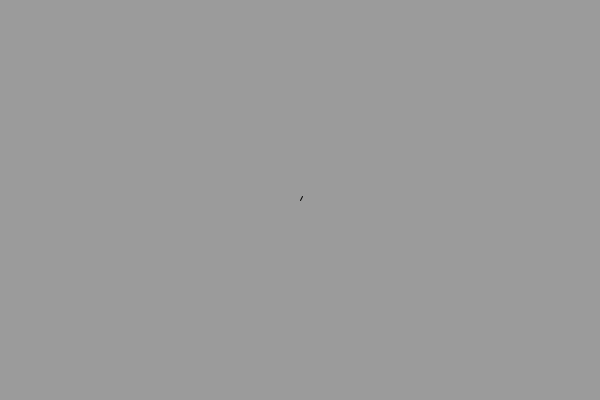
Frame 1 (no input)
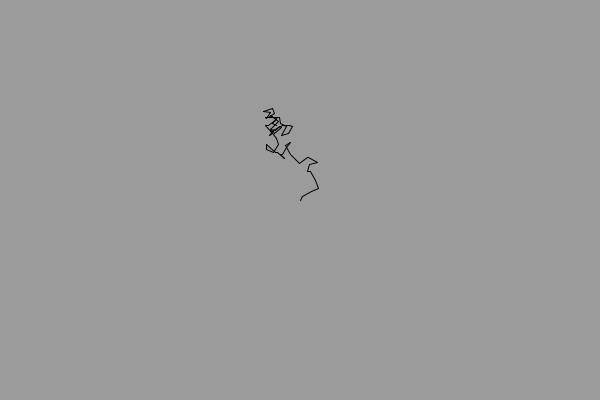
Frame 60 (the mouse pressed at the canvas centre just before this capture)
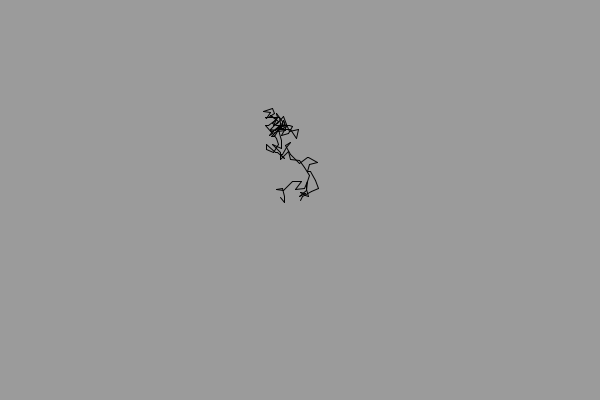
Frame 120 (the mouse held since frame 60 and released just before this capture)

The Processing sketch that drew these frames (run headless with seeded random() and noise(); from frame 60 on, the mouse is pressed at the canvas centre):

// Processing sketch: randomWalkFunctions
// ── randomWalkFunctions.pde

int xPos = 300;
int yPos = 200;
int xPosNext = xPos;
int yPosNext = yPos;

void setup() {
  size(600, 400); 
  background(155);
}

void draw() {
 randomMove(); 
 checkEgdes();
}

void randomMove() {
  xPos = xPos + (int)random(-10, 10);
  yPos = yPos + (int)random(-10, 10);
  line(xPos, yPos, xPosNext, yPosNext);
  xPosNext = xPos;
  yPosNext = yPos;
} 

void checkEgdes() {
  if (xPos < 0) {
    xPos++;
  }
  if (xPos > width) {
    xPos--;
  }
  if (yPos < 0) {
    yPos++;
  }

  if (yPos > height) {
    yPos--;
  }
}
